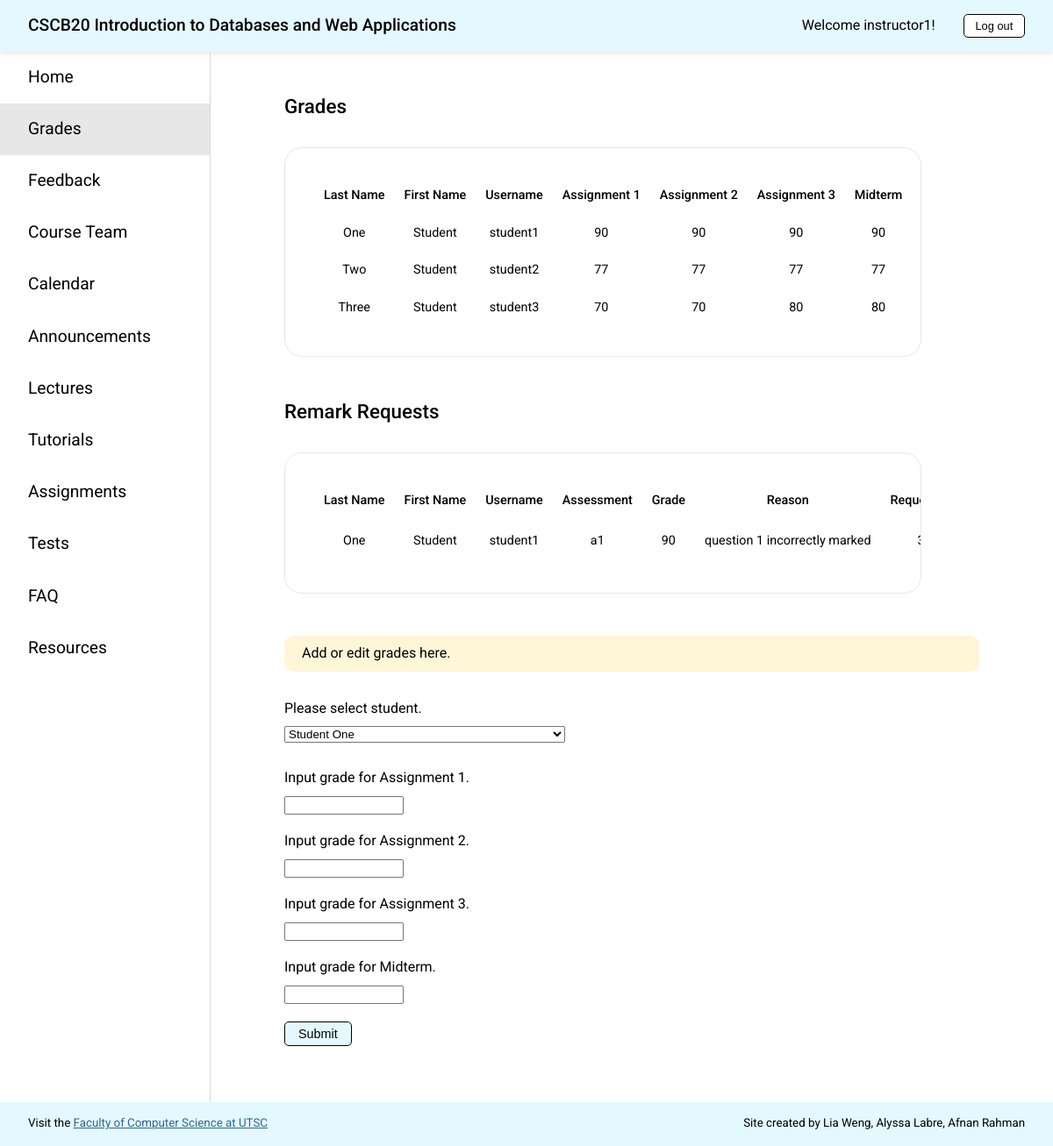
Screenshot of /grades (signed in) with the database file from the repository.
### app.py (models this page shows, shortened)
class Student(db.Model):
    __tablename__ = 'Student'
    id = db.Column(db.Integer, primary_key=True)
    username = db.Column(db.String(20), unique=True, nullable=False)
    password = db.Column(db.String(20), nullable=False)
    first_name = db.Column(db.String(40), nullable=False)
    last_name = db.Column(db.String(40), nullable=False)
    a1 = db.Column(db.Integer)
    a2 = db.Column(db.Integer)
    a3 = db.Column(db.Integer)
    midterm = db.Column(db.Integer)
    remark = db.relationship('Remark', backref='student', lazy=True)

class Remark(db.Model):
    __tablename__ = 'Remark'
    id = db.Column(db.Integer, primary_key=True)
    student_username = db.Column(db.String(20), db.ForeignKey(
        'Student.username'), nullable=False)
    student_first_name = db.Column(db.String(40), nullable=False)
    student_last_name = db.Column(db.String(40), nullable=False)
    item = db.Column(db.String(20), nullable=False)
    grade = db.Column(db.Integer)
    reason = db.Column(db.String(1000), nullable=False)

### app.py (the view)
@app.route('/grades', methods=['GET', 'POST'])
def grades():
    check_authorization()
    all_remarks = get_allremarks()
    students = get_allstudents()
    if request.method == 'GET':
        if session['type'] == 'student':
            student = get_student(session['user'])
            remarks = get_student_remark(student.username)
            return render_template('grades_s.html', page='grades', remarks=remarks, student=student)
        else:
            return render_template('grades_i.html', page='grades', remarks=all_remarks, students=students)
    else:
        return add_grades(request.form['student'], request.form['a1'], request.form['a2'], request.form['a3'], request.form['midterm'], students=students)

### app.py (called while the page is built)
def check_authorization():
    if "user" not in session:
        abort(403, "Please sign in to access this page.")

def get_allstudents():
    return Student.query.all()

def get_allremarks():
    return Remark.query.all()

### templates/grades_i.html (shortened to what this page needs)
<!DOCTYPE html>
<html lang="en">
<head>
  <link rel="stylesheet" href="{{ url_for('static', filename='styles.css') }}">
</head>
<body onload="hideMessage()">
  {% extends "template.html" %}
  {% block content %}
  <div class="content">
    <h1 class="page-title">Grades</h1>
    <div class="table-container-grades">
      <table>
        <tr>
          <th>Last Name</th>
          <th>First Name</th>
          <th>Username</th>
          <th>Assignment 1</th>
          <th>Assignment 2</th>
          <th>Assignment 3</th>
          <th>Midterm</th>
        </tr>
        {% for student in students %}
        <tr>
          <td>{{student.last_name}}</td>
          <td>{{student.first_name}}</td>
          <td>{{student.username}}</td>
          <td>{{student.a1}}</td>
          <td>{{student.a2}}</td>
          <td>{{student.a3}}</td>
          <td>{{student.midterm}}</td>
        </tr>
        {% endfor%}
      </table>
    </div>
    <h1 class="page-title">Remark Requests</h1>
    <div class="table-container-grades">
      <table>
        <tr>
          <th>Last Name</th>
          <th>First Name</th>
          <th>Username</th>
          <th>Assessment</th>
          <th>Grade</th>
          <th>Reason</th>
          <th>Request ID</th>
        </tr>
        {% for remark in remarks %}
        <tr>
          <td>{{remark.student_last_name}}</td>
          <td>{{remark.student_first_name}}</td>
          <td>{{remark.student_username}}</td>
          <td>{{remark.item}}</td>
          <td>{{remark.grade}}</td>
          <td>{{remark.reason}}</td>
          <td>{{remark.id}}</td>
        </tr>
        {% endfor %}
      </table>
    </div>
    <p class="message edit-grades">Add or edit grades here.</p>
    <form class="addgrades-form" action="http://127.0.0.1:5000/grades" method="post">
      <label for="student">Please select student.</label>
      <select name="student">
        {% for student in students %}
        <option value={{student.username}}>{{student.first_name}} {{student.last_name}}</option>
        {% endfor %}
      </select>
      <div class="grade-input">
        <label for="a1">Input grade for Assignment 1.</label>
        <input id="a1" name="a1" type="text">
      </div>
      <div class="grade-input">
        <label for="a2">Input grade for Assignment 2.</label>
        <input id="a2" name="a2" type="text">
      </div>
      <div class="grade-input">
        <label for="a3">Input grade for Assignment 3.</label>
        <input id="a3" name="a3" type="text">
      </div>
      <div class="grade-input">
        <label for="midterm">Input grade for Midterm.</label>
        <input id="midterm" name="midterm" type="text">
      </div>
      <div>
        <button type="submit">Submit</button>
      </div>
    </form>
  </div>
  {% endblock %}

### static/styles.css (style rules this page uses)
@media screen and (min-width: 770px) { html { font-size: 16px; } }
body { box-sizing: border-box; margin: 0; padding: 0; font-family: "Roboto", sans-serif; line-height: 130%; }
p { margin: 0; }
h1 { font-size: 1.4rem; font-weight: 400; line-height: 130%; margin: 0; }
button { background-color: #e4f9ff; border: 1px solid black; padding: 5px 15px; border-radius: 5px; font-size: 0.9rem; }
select { margin: 10px 0 30px 0; width: 20rem; }
.page-title { margin: 1rem 20px 2rem 20px; font-weight: 500; }
.message { background-color: #fff6d8; padding: 10px 20px; border-radius: 10px; margin: 0 20px; }
.content { min-height: 80vh; }
@media screen and (min-width: 770px) { .content { padding: 2rem 4rem; } }
@media screen and (min-width: 551px) { .table-container-grades { overflow-x: auto; margin: 2rem 20px 3rem 20px; padding: 2rem; border: 1px solid #e7e7e7; border-radius: 20px; } }
@media screen and (min-width: 551px) { .table-container-grades table { width: max-content; text-align: center; table-layout: fixed; font-size: 0.9rem; } }
@media screen and (min-width: 1024px) { .table-container-grades { width: 55vw; } }
th { font-weight: 500; padding: 10px; }
td { padding: 10px; }
.addgrades-form { margin: 2rem 20px; display: flex; flex-direction: column; }
.grade-input { display: flex; flex-direction: column; margin-bottom: 20px; }
.grade-input input { margin-top: 10px; width: 8rem; }
.edit-grades { margin-top: 20px; }

### rows the page displays
Student: last_name "One", first_name "Student", username "student1", a1 "90", a2 "90", a3 "90", midterm "90"
Student: last_name "Two", first_name "Student", username "student2", a1 "77", a2 "77", a3 "77", midterm "77"
Student: last_name "Three", first_name "Student", username "student3", a1 "70", a2 "70", a3 "80", midterm "80"
Remark: student_last_name "One", student_first_name "Student", student_username "student1", item "a1", grade "90", reason "question 1 incorrectly marked"

### other values shown
{{ session['user'] }} "instructor1"
form field student "Student One"
